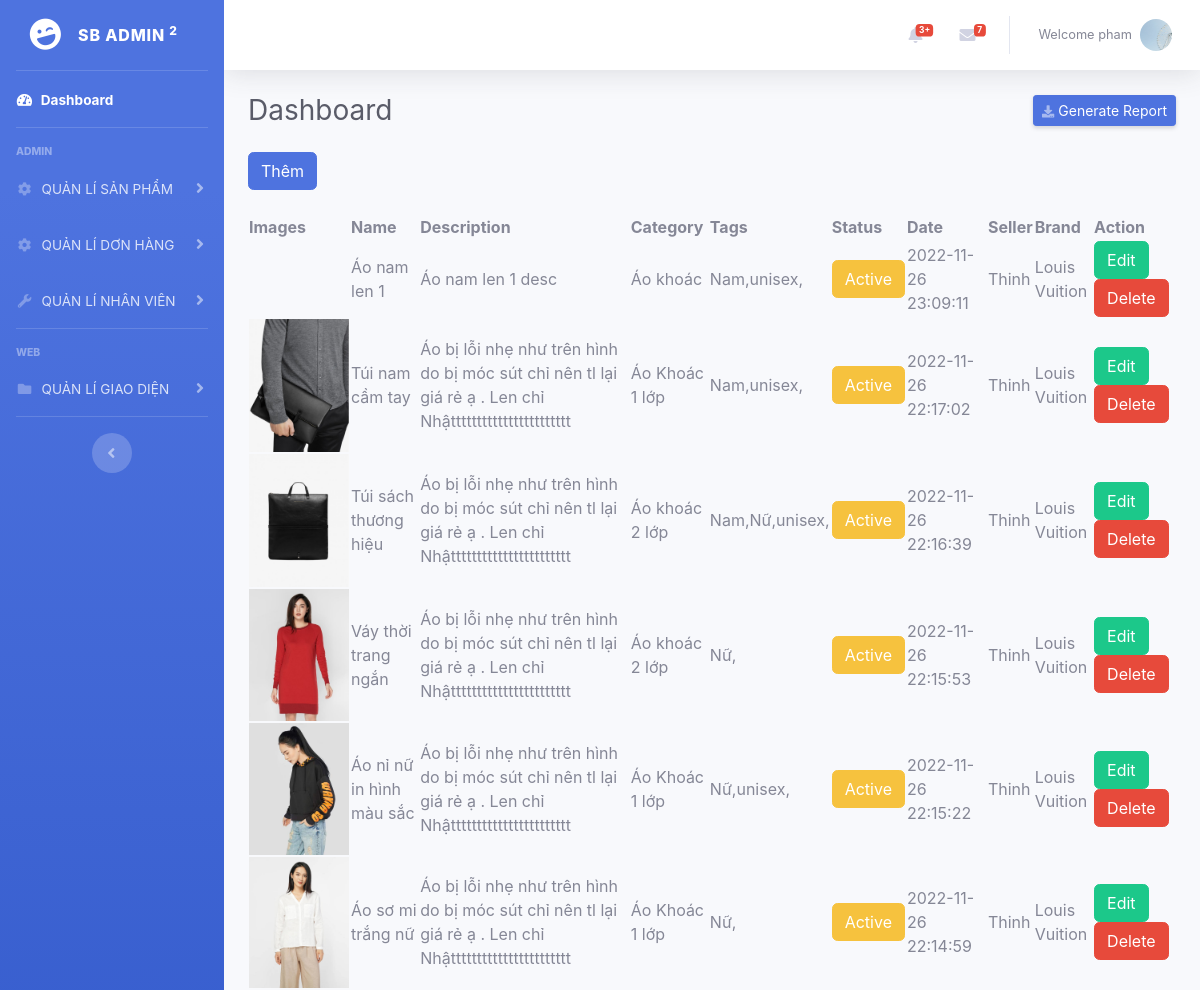
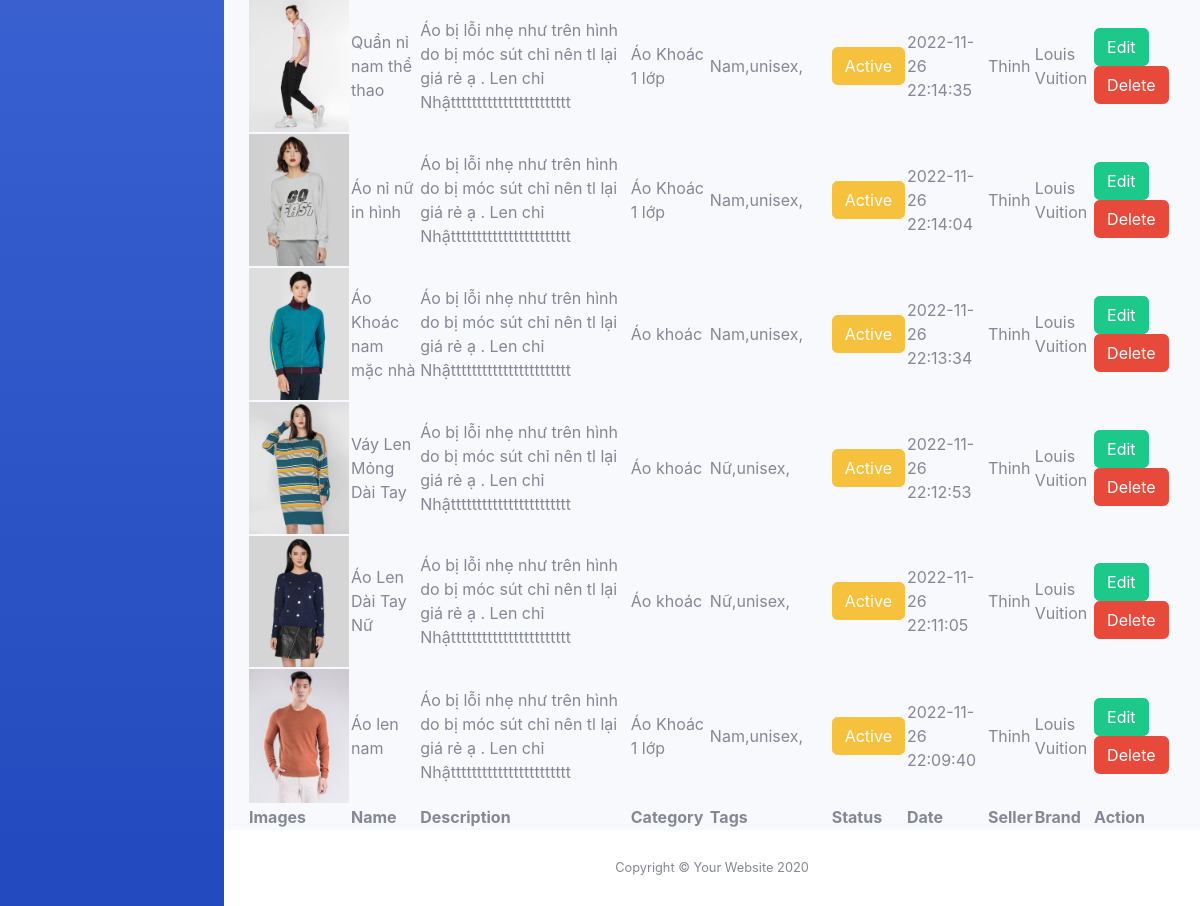
The page /resource/view/pages/main/manage-products.php (signed in) on the database its author committed (2 pictures, top to bottom).
### tables this page shows
CREATE TABLE `users` (
  `id` int(11) NOT NULL,
  `images` varchar(255) NOT NULL,
  `lastname` varchar(255) NOT NULL,
  `firstname` varchar(255) NOT NULL,
  `email` varchar(255) NOT NULL,
  `password` varchar(255) NOT NULL,
  `created_at` datetime DEFAULT NULL,
  `active` tinyint(4) NOT NULL,
  `is_active` tinyint(4) NOT NULL,
  `status` int(11) NOT NULL,
  `role_id` int(11) NOT NULL,
  `phone` int(11) DEFAULT NULL,
  `address` varchar(255) NOT NULL
);

CREATE TABLE `products` (
  `id` int(11) NOT NULL,
  `images` varchar(255) DEFAULT NULL,
  `name` varchar(255) NOT NULL,
  `description` text NOT NULL,
  `category_id` int(11) NOT NULL,
  `price` int(11) NOT NULL,
  `status` tinyint(4) NOT NULL,
  `created_at` datetime DEFAULT NULL,
  `seller_id` int(11) DEFAULT NULL,
  `brand_id` int(11) NOT NULL
);

CREATE TABLE `product_categories` (
  `id` int(11) NOT NULL,
  `name` varchar(255) NOT NULL,
  `parent_id` int(11) NOT NULL
);

CREATE TABLE `product_tag` (
  `id` int(11) NOT NULL,
  `name` varchar(11) NOT NULL
);

CREATE TABLE `brand` (
  `id` int(11) NOT NULL,
  `name` varchar(255) NOT NULL,
  `created_at` datetime DEFAULT NULL
);

### function/function.php (called while the page is built, shortened)
<?php
function getSellerName($seller_id)
{
  include '../../../../database/database.php';
  $sql = "SELECT * FROM users WHERE id = " . $seller_id;
  $sellers = $conn->query($sql);
  if (is_object($sellers)) {
    if ($sellers->num_rows > 0) {
      $seller = $sellers->fetch_array();
      return $seller;
    }
  }
  return false;
}
function getBrandName($brand_id)
{
  include '../../../../database/database.php';
  $sql = "SELECT * FROM brand WHERE id = " . $brand_id;
  $brands = $conn->query($sql);
  if (is_object($brands)) {
    if ($brands->num_rows > 0) {
      $brand = $brands->fetch_array();
      return $brand;
    }
  }
  return false;
}
function getProductCategory($category_id)
{
  include '../../../../database/database.php';
  $sql = "SELECT * FROM product_categories WHERE id = " . $category_id;
  $categories = $conn->query($sql);
  if (is_object($categories)) {
    if ($categories->num_rows > 0) {
      $category = $categories->fetch_array();
      return $category;
    }
  }
  return false;
}
function getProductTags($product_id)
{
  include '../../../../database/database.php';
  $sql = "SELECT product_tag.id, product_tag.name FROM product_tag INNER JOIN link_product_tag ON link_product_tag.tag_id = product_tag.id INNER JOIN products ON link_product_tag.product_id = products.id WHERE products.id = " . $product_id;
  $result = $conn->query($sql);
  $tags = [];
  if ($result->num_rows > 0) {
    while ($row = $result->fetch_assoc()) {
      $tags[] = $row;
    }
  }
  return $tags;
}
function productCategoryTree($parent_id = 0, $sub_mark = "")
{
  include '../../../../database/database.php';
  $sql = "SELECT * FROM product_categories WHERE parent_id = $parent_id ORDER BY name ASC";
  $result = $conn->query($sql);
  if ($result->num_rows > 0) {
    while ($row = $result->fetch_assoc()) {
      productCategoryTree($row['id'], $sub_mark . '--');
    }
  }
}

### resource/view/pages/main/manage-products.php (the view, shortened to what this page needs)
<?php
include '../../../../database/database.php';
include '../../../../function/function.php';
$sql = "SELECT * FROM products order by id DESC";
$result = $conn->query($sql);
$sql = "SELECT * FROM product_tag ORDER BY name ASC";
$tags = $conn->query($sql);
?>
<!DOCTYPE html>
<html lang="en">
<head>
    <link rel="stylesheet" href="https://cdnjs.cloudflare.com/ajax/libs/font-awesome/5.15.1/css/all.min.css"/>
    <link href="../../../../public/backend/assets/css/sb-admin-2.min.css" rel="stylesheet">
    <link rel="stylesheet" href="https://cdn.datatables.net/1.11.3/css/jquery.dataTables.min.css">
    <link rel="stylesheet" href="https://cdn.datatables.net/buttons/2.1.0/css/buttons.dataTables.min.css">
</head>
<body id="page-top">
    <div id="wrapper">
    <?php include '../../partial/sideBar.php'; ?>
        <div id="content-wrapper" class="d-flex flex-column">
            <div id="content">
            <?php include '../../partial/topBar.php'; ?>
                <div class="container-fluid">
                    <div class="d-sm-flex align-items-center justify-content-between mb-4">
                        <h1 class="h3 mb-0 text-gray-800">Dashboard</h1>
                        <form action="../products/exportProduct.php" method="post">
                            <button type="submit" name="export" class="d-none d-sm-inline-block btn btn-sm btn-primary shadow-sm"><i
                                class="fas fa-download fa-sm text-white-50"></i> Generate Report</button>
                        </form>
                    </div>
                    <div class="d-sm-flex align-items-center justify-content-between mb-4">
                        <button class="btn btn-primary"  data-toggle="modal" data-target="#addProduct" type="button">Thêm</button>
                    </div>
                                        <?php
                                        echo productCategoryTree();
                                        ?>
                    <table id="example" class="display nowrap" style="width:100%">
                        <thead>
                            <tr>
                                <th>Images</th>
                                <th>Name</th>
                                <th>Description</th>
                                <th>Category</th>
                                <th>Tags</th>
                                <th>Status</th>
                                <th>Date</th>
                                <th>Seller</th>
                                <th>Brand</th>
                                <th>Action</th>
                            </tr>
                        </thead>
                        <tbody>
                            <?php
                        if ($result->num_rows > 0) {
                            while ($row = $result->fetch_assoc()) {
                        ?>
                        <tr>
                            <td class="imgProductBtn text-center">
                                <img src="<?php if ($row['images']) {
                                                                                    echo $row['images'];
                                                                                } else {
                                                                                    echo '../../../../public/backend/assets/images/defaultImages.png';
                                                                                } ?>" width="100" alt="">
                            </td>
                            <td><?php echo $row['name']; ?></td>
                            <td><?php echo $row['description']; ?>
                            </td>
                            <?php
                                $cate = getProductCategory($row['category_id']);
                                ?>
                            <td class="field-category" data-category_id="<?php if ($cate['id']) echo $cate['id'] ?>">
                                <?php if ($cate['name']) echo $cate['name'] ?>
                            <?php
                                $tags = getProductTags($row['id']);
                                ?>
                            <td class="field-tag" data-tag_id="<?php foreach ($tags as $tag) {
                                                                        if ($tag['id']) {
                                                                        echo $tag['id'] . ',';
                                                                        }
                                                                    } ?>">
                                <?php foreach ($tags as $tag) {
                                    if ($tag['name']) {
                                        echo $tag['name'] . ',';
                                    }
                                    } ?>
                            </td>
                            <?php
                                $status = $row['status'];
                                if ($status == 1) {
                                    $strStatus = "<a class='btn btn-warning text-white' href=../products/deactiveProduct.php?id=" . $row['id'] . ">Active</a>";
                                }
                                ?>
                            <td><?php echo $strStatus ?></td>
                            <td><?php echo $row['created_at']; ?></td>
                            <?php
                                $us = getSellerName($row['seller_id']);
                                ?>
                            <td class="field-category" data-seller_id="<?php if ($us['id']) echo $us['id'] ?>">
                            <?php if ($us['lastname']) echo $us['lastname'] ?></td>
                            <?php
                                $us = getBrandName($row['brand_id']);
                                ?>
                            <td class="field-category" data-brand_id="<?php if ($us['id']) echo $us['id'] ?>">
                            <?php if ($us['name']) echo $us['name'] ?></td>
                            <td>
                                <button type="button"  data-toggle="modal" class="btn btn-success editProductBtn" data-target="#editProduct">Edit</button>
                                <button type="button" class="btn btn-danger deleteProductBtn">Delete</button>
                            </td>
                        </tr>
                            <?php
                            }
                            } else {
                            echo "0 results";
                            }
                            ?>
                        </tbody>
                        <tfoot>
                            <tr>
                                <th>Images</th>
                                <th>Name</th>
                                <th>Description</th>
                                <th>Category</th>
                                <th>Tags</th>
                                <th>Status</th>
                                <th>Date</th>
                                <th>Seller</th>
                                <th>Brand</th>
                                <th>Action</th>
                            </tr>
                        </tfoot>
                    </table>
                </div>
            </div>
            <?php include '../../partial/footer.php'; ?>
        </div>
</body>
</html>

### resource/view/partial/sideBar.php (shortened to what this page needs)
<ul class="navbar-nav bg-gradient-primary sidebar sidebar-dark accordion" id="accordionSidebar">
            <a class="sidebar-brand d-flex align-items-center justify-content-center" href="../main/index.php">
                <div class="sidebar-brand-icon rotate-n-15">
                    <i class="fas fa-laugh-wink"></i>
                </div>
                <div class="sidebar-brand-text mx-3">SB Admin <sup>2</sup></div>
            </a>
            <hr class="sidebar-divider my-0">
            <li class="nav-item active">
                <a class="nav-link" href="index.php">
                    <i class="fas fa-fw fa-tachometer-alt"></i>
                    <span>Dashboard</span></a>
            </li>
            <hr class="sidebar-divider">
            <div class="sidebar-heading">
                Admin
            </div>
            <li class="nav-item">
                <a class="nav-link collapsed" href="#" data-toggle="collapse" data-target="#collapseTwo"
                    aria-expanded="true" aria-controls="collapseTwo">
                    <i class="fas fa-fw fa-cog"></i>
                    <span>QUẢN LÍ SẢN PHẨM </span>
                </a>
            </li>
            <li class="nav-item">
                <a class="nav-link collapsed" href="#" data-toggle="collapse" data-target="#collapsethree"
                    aria-expanded="true" aria-controls="collapsethree">
                    <i class="fas fa-fw fa-cog"></i>
                    <span>QUẢN LÍ DƠN HÀNG </span>
                </a>
            </li>
            <li class="nav-item">
                <a class="nav-link collapsed" href="#" data-toggle="collapse" data-target="#collapseUtilities"
                    aria-expanded="true" aria-controls="collapseUtilities">
                    <i class="fas fa-fw fa-wrench"></i>
                    <span>QUẢN LÍ NHÂN VIÊN</span>
                </a>
            </li>
            <hr class="sidebar-divider">
            <div class="sidebar-heading">
                Web
            </div>
            <li class="nav-item">
                <a class="nav-link collapsed" href="#" data-toggle="collapse" data-target="#collapsePages"
                    aria-expanded="true" aria-controls="collapsePages">
                    <i class="fas fa-fw fa-folder"></i>
                    <span>QUẢN LÍ GIAO DIỆN</span>
                </a>
            </li>
            <hr class="sidebar-divider d-none d-md-block">
            <div class="text-center d-none d-md-inline">
                <button class="rounded-circle border-0" id="sidebarToggle"></button>
            </div>
        </ul>

### resource/view/partial/topBar.php (shortened to what this page needs)
<nav class="navbar navbar-expand navbar-light bg-white topbar mb-4 static-top shadow">
<ul class="navbar-nav ml-auto">
    <li class="nav-item dropdown no-arrow mx-1">
        <a class="nav-link dropdown-toggle" href="#" id="alertsDropdown" role="button"
            data-toggle="dropdown" aria-haspopup="true" aria-expanded="false">
            <span class="badge badge-danger badge-counter">3+</span>
        </a>
    </li>
    <li class="nav-item dropdown no-arrow mx-1">
        <a class="nav-link dropdown-toggle" href="#" id="messagesDropdown" role="button"
            data-toggle="dropdown" aria-haspopup="true" aria-expanded="false">
            <i class="fas fa-envelope fa-fw"></i>
            <span class="badge badge-danger badge-counter">7</span>
        </a>
    </li>
    <li class="nav-item dropdown no-arrow">
        <a class="nav-link dropdown-toggle" href="#" id="userDropdown" role="button"
            data-toggle="dropdown" aria-haspopup="true" aria-expanded="false">
            <span class="mr-2 d-none d-lg-inline text-gray-600 small"><?php
            $id = $_SESSION["user"]["id"];
            $query = mysqli_query($conn, "SELECT * FROM users WHERE id = '$id' ");
            $user = $query->fetch_assoc();
            echo "Welcome " . $user['firstname'];
            ?>
            </span>
            <img class="img-profile rounded-circle"
                src="
                <?php if ($user['images']) {
                echo $user['images'];
                } else {
                echo '../../../../public/backend/assets/images/defaultImages.png';
                }
                ?>">
        </a>
    </li>
</ul>
</nav>

### resource/view/partial/footer.php (shortened to what this page needs)
<footer class="sticky-footer bg-white">
               <div class="container my-auto">
                   <div class="copyright text-center my-auto">
                       <span>Copyright &copy; Your Website 2020</span>
                   </div>
               </div>
           </footer>
   </div>

### rows shown on the page
users: firstname "pham", images (picture)
products: name "Áo nam len 1", description "Áo nam len 1 desc", product_categories.name "Áo khoác", created_at "2022-11-26 23:09:11", users.lastname "Thinh", brand.name "Louis Vuition"
product_tag: name "Nam"
product_tag: name "unisex"
products: images (picture), name "Túi nam cầm tay", description "Áo bị lỗi nhẹ như trên hình do bị móc sút chỉ nên tl lại giá rẻ ạ . Len chỉ Nhậttttttttttttttttttttttt", product_categories.name "Áo Khoác 1 lớp", created_at "2022-11-26 22:17:02", users.lastname "Thinh", brand.name "Louis Vuition"
products: images (picture), name "Túi sách thương hiệu", description "Áo bị lỗi nhẹ như trên hình do bị móc sút chỉ nên tl lại giá rẻ ạ . Len chỉ Nhậttttttttttttttttttttttt", product_categories.name "Áo khoác 2 lớp", created_at "2022-11-26 22:16:39", users.lastname "Thinh", brand.name "Louis Vuition"
product_tag: name "Nữ"
products: images (picture), name "Váy thời trang ngắn", description "Áo bị lỗi nhẹ như trên hình do bị móc sút chỉ nên tl lại giá rẻ ạ . Len chỉ Nhậttttttttttttttttttttttt", product_categories.name "Áo khoác 2 lớp", created_at "2022-11-26 22:15:53", users.lastname "Thinh", brand.name "Louis Vuition"
products: images (picture), name "Áo nỉ nữ in hình màu sắc", description "Áo bị lỗi nhẹ như trên hình do bị móc sút chỉ nên tl lại giá rẻ ạ . Len chỉ Nhậttttttttttttttttttttttt", product_categories.name "Áo Khoác 1 lớp", created_at "2022-11-26 22:15:22", users.lastname "Thinh", brand.name "Louis Vuition"
products: images (picture), name "Áo sơ mi trắng nữ", description "Áo bị lỗi nhẹ như trên hình do bị móc sút chỉ nên tl lại giá rẻ ạ . Len chỉ Nhậttttttttttttttttttttttt", product_categories.name "Áo Khoác 1 lớp", created_at "2022-11-26 22:14:59", users.lastname "Thinh", brand.name "Louis Vuition"
products: images (picture), name "Quần nỉ nam thể thao", description "Áo bị lỗi nhẹ như trên hình do bị móc sút chỉ nên tl lại giá rẻ ạ . Len chỉ Nhậttttttttttttttttttttttt", product_categories.name "Áo Khoác 1 lớp", created_at "2022-11-26 22:14:35", users.lastname "Thinh", brand.name "Louis Vuition"
products: images (picture), name "Áo nỉ nữ in hình", description "Áo bị lỗi nhẹ như trên hình do bị móc sút chỉ nên tl lại giá rẻ ạ . Len chỉ Nhậttttttttttttttttttttttt", product_categories.name "Áo Khoác 1 lớp", created_at "2022-11-26 22:14:04", users.lastname "Thinh", brand.name "Louis Vuition"
products: images (picture), name "Áo Khoác nam mặc nhà", description "Áo bị lỗi nhẹ như trên hình do bị móc sút chỉ nên tl lại giá rẻ ạ . Len chỉ Nhậttttttttttttttttttttttt", product_categories.name "Áo khoác", created_at "2022-11-26 22:13:34", users.lastname "Thinh", brand.name "Louis Vuition"
products: images (picture), name "Váy Len Mỏng Dài Tay", description "Áo bị lỗi nhẹ như trên hình do bị móc sút chỉ nên tl lại giá rẻ ạ . Len chỉ Nhậttttttttttttttttttttttt", product_categories.name "Áo khoác", created_at "2022-11-26 22:12:53", users.lastname "Thinh", brand.name "Louis Vuition"
products: images (picture), name "Áo Len Dài Tay Nữ", description "Áo bị lỗi nhẹ như trên hình do bị móc sút chỉ nên tl lại giá rẻ ạ . Len chỉ Nhậttttttttttttttttttttttt", product_categories.name "Áo khoác", created_at "2022-11-26 22:11:05", users.lastname "Thinh", brand.name "Louis Vuition"
products: images (picture), name "Áo len nam", description "Áo bị lỗi nhẹ như trên hình do bị móc sút chỉ nên tl lại giá rẻ ạ . Len chỉ Nhậttttttttttttttttttttttt", product_categories.name "Áo Khoác 1 lớp", created_at "2022-11-26 22:09:40", users.lastname "Thinh", brand.name "Louis Vuition"
